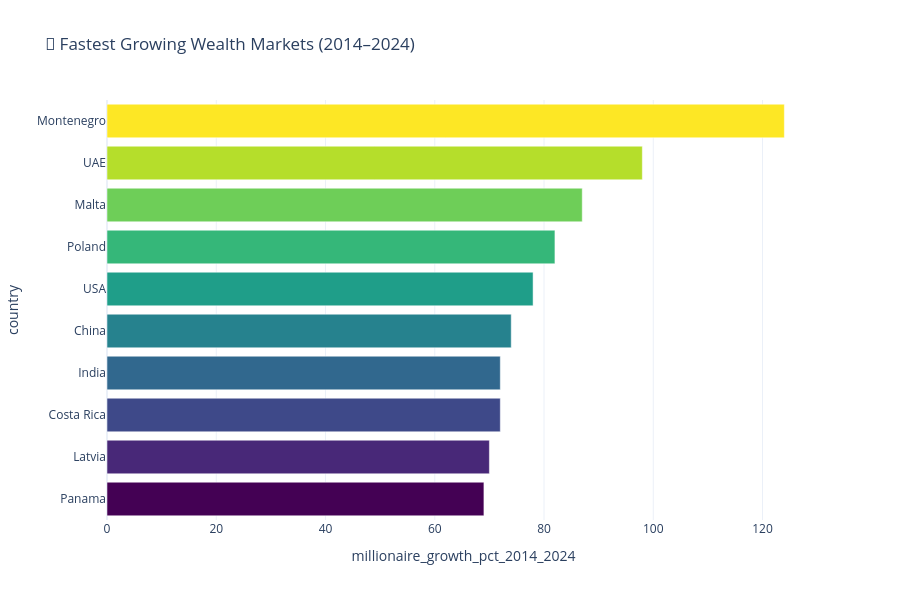

Notebook code for this chart:
### Code cell
# ========== Growth Markets — Horizontal Bars with Annotations ==========
df_growth_sorted = df_growth.sort_values('millionaire_growth_pct_2014_2024', ascending=True)
fig = px.bar(df_growth_sorted.tail(15), x='millionaire_growth_pct_2014_2024', y='country', orientation='h', title='🚀 Fastest Growing Wealth Markets (2014–2024)')
fig.update_traces(marker_color=px.colors.sequential.Viridis)
fig.update_layout(height=600)
fig.show()

### Figure 1 — Plotly figure (JSON) as saved in the notebook; plotly's stock layout.template omitted (floating-point values rounded to 4 significant figures)
{"data": [{"hovertemplate": "millionaire_growth_pct_2014_2024=%{x}<br>country=%{y}<extra></extra>", "legendgroup": "", "marker": {"color": ["#440154", "#482878", "#3e4989", "#31688e", "#26828e", "#1f9e89", "#35b779", "#6ece58", "#b5de2b", "#fde725"], "pattern": {"shape": ""}}, "name": "", "orientation": "h", "showlegend": false, "textposition": "auto", "type": "bar", "x": [69, 70, 72, 72, 74, 78, 82, 87, 98, 124], "xaxis": "x", "y": ["Panama", "Latvia", "Costa Rica", "India", "China", "USA", "Poland", "Malta", "UAE", "Montenegro"], "yaxis": "y"}], "layout": {"barmode": "relative", "height": 600, "legend": {"tracegroupgap": 0}, "title": {"text": "🚀 Fastest Growing Wealth Markets (2014–2024)"}, "xaxis": {"anchor": "y", "domain": [0, 1], "title": {"text": "millionaire_growth_pct_2014_2024"}}, "yaxis": {"anchor": "x", "domain": [0, 1], "title": {"text": "country"}}}}
